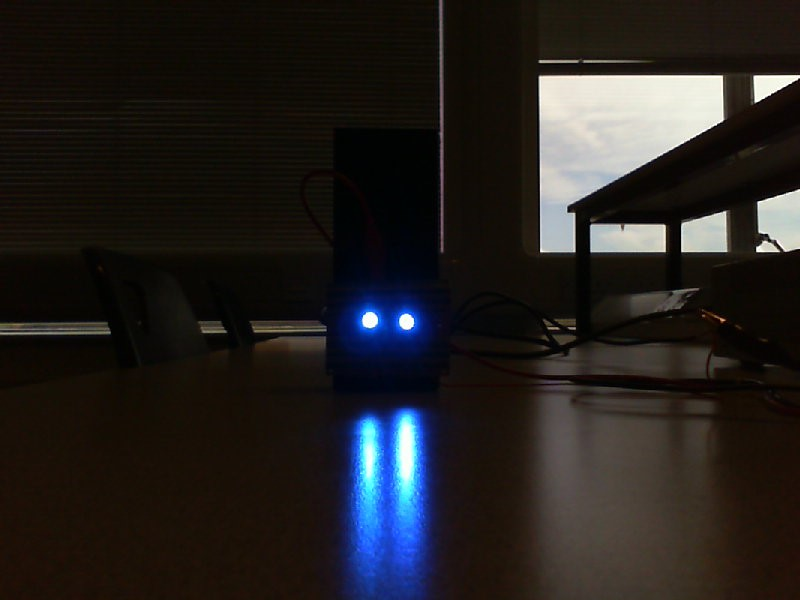
#> input picture 50cm.jpg, 800 x 600 px
$ python 'Circle detection of an image.py'
#> lines starting #> are read from the running program, lines starting #| are printed output that depends on the picture; after the words box and inside, x2 and y2 are one past the last pixel; in counts of white or black regions, pixels touching at a corner belong together
import numpy as np
import cv2
import time
from matplotlib import pyplot as plt

# Acquire and read the image
original_image = cv2.imread('./50cm.jpg')
#> original_image is the input picture: shape (600, 800, 3); mean B, G, R 31.9, 33, 35.9
hsv = cv2.cvtColor(original_image, cv2.COLOR_BGR2HSV)
#> hsv: shape (600, 800, 3); mean H, S, V 32.8, 142.3, 43.2
image = original_image[150:450, 300:500]
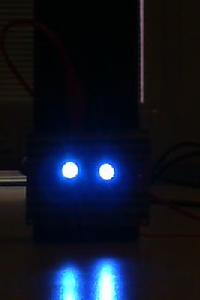
#> image: shape (300, 200, 3); mean B, G, R 35.3, 21.3, 16.2
# Covert the image to grayscale
gray = cv2.cvtColor(image, cv2.COLOR_BGR2GRAY)
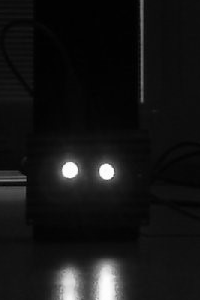
#> gray: shape (300, 200); min 0, max 255, mean 21.4

circle = original_image[335:360, 380:410]
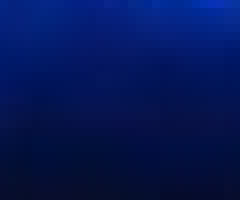
#> circle: shape (25, 30, 3) (shown 8 times larger); mean B, G, R 86.4, 21.7, 3.6

lower_red = np.array([150, 0, 0])
upper_red = np.array([255, 100, 100])
mask = cv2.inRange(original_image, lower_red, upper_red)
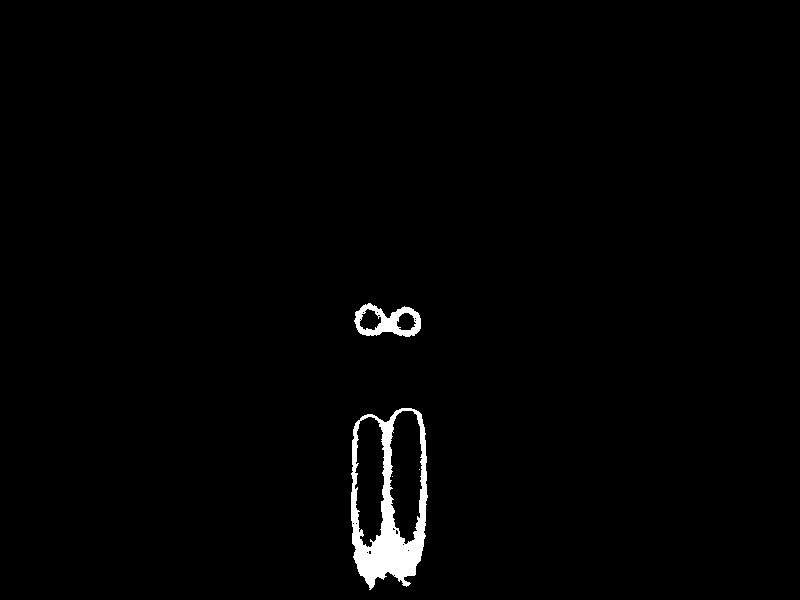
#> mask: shape (600, 800); 1.4% white; 4 white regions (2 under 20 px), largest, box (x1, y1, x2, y2) and area: (351, 408, 428, 590) 5440, (354, 303, 421, 337) 1093
cv2.imshow('circle', mask)
cv2.waitKey(0)
exit(0)
#> (the program exits here)
